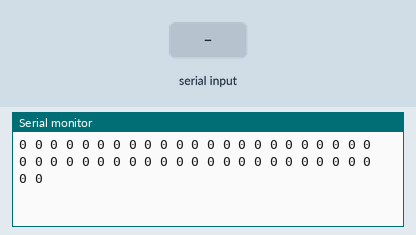
Bench run of a sketch on a simulated Arduino Uno, built with avr-gcc and run on an emulated ATmega328P. Parts: the last lines printed to the serial monitor. The test bench sets the inputs (shaded band).

Above: at 1.2 s.
1.3 s: "1\n" received over Serial
At 1.52 s:
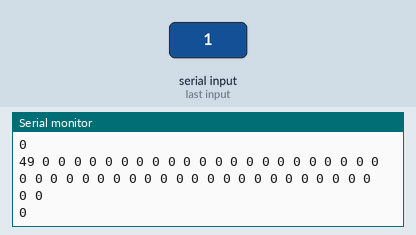
3.0 s: "0\n" received over Serial
At 3.17 s:
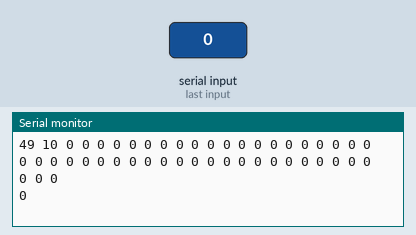
6.0 s: "2\n" received over Serial
At 6.12 s:
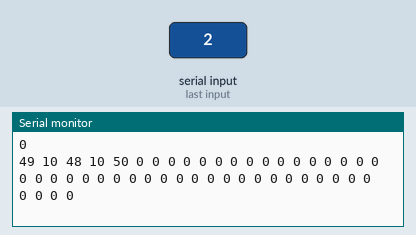
9.0 s: "1\n" received over Serial
At 9.12 s:
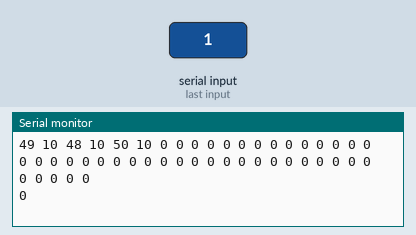
12.0 s: "0\n" received over Serial
At 12.19 s:
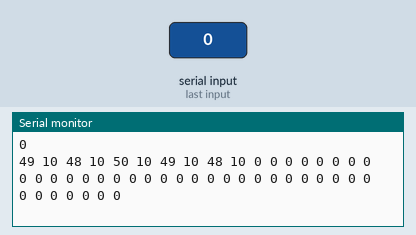
15.0 s: "2\n" received over Serial
At 15.2 s:
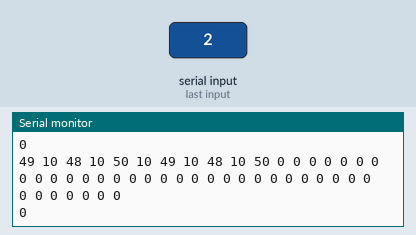

The sketch:

Integer_From_Processing.ino
```cpp
// BinaryDataFromProcessing
// These defines must mirror the sending program:

#define     DELAY    10
const char HEADER       = 'H';
const char A_TAG    = 'M';
const char B_TAG    = 'X';
const int  TOTAL_BYTES  = 10  ; // the total bytes in a message

const int fill_size_ = 48;
int fill_[ fill_size_ ];

int incoming = 0;
int totalRead = 0;

void setup()
{
    Serial.begin(9600);
    pinMode(6,INPUT);
    for( size_t i = 0; i < fill_size_; i++ )
        fill_[i] = 0;
}

void print_fill( void )
{
    for (size_t i = 0; i < fill_size_; i++)
    {
        Serial.print( fill_[i] );
        Serial.print( " " );
    }
    Serial.print("\n");
}

void loop()
{
    if ( Serial.available() > 0 )
    {
        fill_[ totalRead % fill_size_] = Serial.read();
        totalRead += 1;
        delay( DELAY );
        Serial.println( incoming );
    }
    print_fill( );


#if 0
        if( Serial.read() == HEADER)
        {
            char tag = Serial.read();
            if(tag == A_TAG)
            {
                Serial.println( "Reading " + Serial.read() );
                //Collect integers
                int a = Serial.read() * 256;
                a = a + Serial.read();
                int b = Serial.read() * 256;
                b = b + Serial.read();
                int c = Serial.read() * 256;
                c = c + Serial.read();
                int d = Serial.read() * 256;
                d = d + Serial.read();

                Fill[0]=a;
                Fill[1]=b;
                Fill[2]=c;
                Fill[3]=d;

                Serial.print("Received integers | a:");
                Serial.print(a);
                Serial.print(", b:");
                Serial.println(b);
                Serial.print(", c:");
                Serial.println(c);
                Serial.print(", d:");
                Serial.println(d);
            }
            else {
                Serial.print("got message with unknown tag ");
                Serial.write(tag);
            }
        }
    }

    if (digitalRead(6)==HIGH){
        for (int i=0; i<4; i++){
            Serial.println(Fill[i]);
        }
        delay(2000);
    }
#endif

}
```

Measured:
- after the input at 1.3 s, the serial monitor: prints a new line after 0.11 s (image 1)
- after the input at 6.0 s, the serial monitor: prints a new line after 0.12 s (image 3)
- after the input at 12.0 s, the serial monitor: prints a new line after 0.08 s (image 5)
- after the input at 15.0 s, the serial monitor: prints a new line after 0.09 s (image 6)
